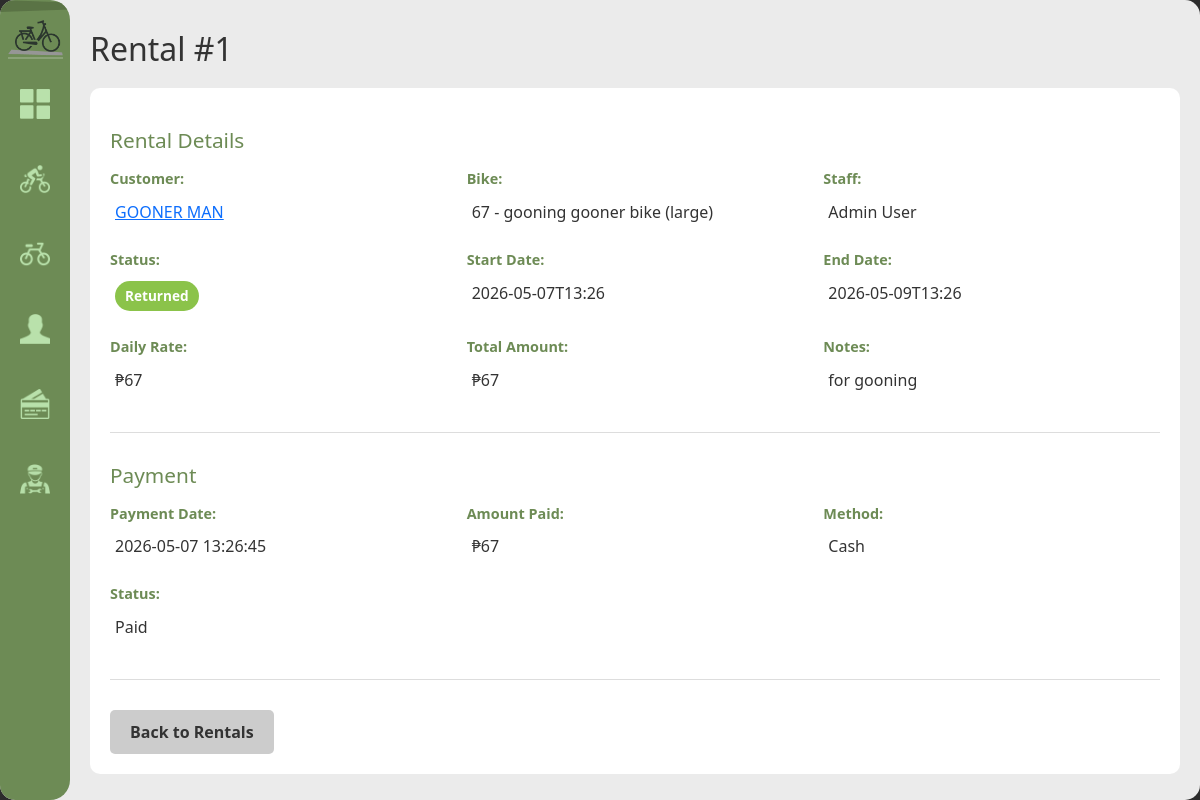
/rental/1, run on the app's committed database.
### tables this page shows
CREATE TABLE rental (
            rental_id INTEGER PRIMARY KEY AUTOINCREMENT,
            customer_id INTEGER NOT NULL REFERENCES customer(customer_id) ON UPDATE CASCADE ON DELETE RESTRICT,
            bike_id INTEGER NOT NULL REFERENCES bike(bike_id) ON UPDATE CASCADE ON DELETE RESTRICT,
            staff_id INTEGER NOT NULL REFERENCES staff(staff_id) ON UPDATE CASCADE ON DELETE RESTRICT,
            rental_start DATETIME NOT NULL DEFAULT(datetime('now','localtime')),
            rental_end DATETIME,
            rental_rate DECIMAL(8,2) NOT NULL,
            total_amount DECIMAL(8,2),
            notes TEXT,
            status TEXT NOT NULL DEFAULT 'active' CHECK(status IN('active','returned','overdue'))
        );

CREATE TABLE bike (
            bike_id INTEGER PRIMARY KEY AUTOINCREMENT,
            bike_code TEXT NOT NULL UNIQUE,
            brand TEXT NOT NULL, model TEXT NOT NULL,
            size TEXT NOT NULL CHECK(size IN('small','medium','large')),
            color TEXT NOT NULL,
            status TEXT NOT NULL DEFAULT 'available'
                CHECK(status IN('available','rented','under_maintenance')),
            date_added DATE NOT NULL DEFAULT(date('now','localtime'))
        );

CREATE TABLE payment (
            payment_id INTEGER PRIMARY KEY AUTOINCREMENT,
            rental_id INTEGER NOT NULL UNIQUE REFERENCES rental(rental_id) ON UPDATE CASCADE ON DELETE RESTRICT,
            payment_date DATETIME NOT NULL DEFAULT(datetime('now','localtime')),
            amount_paid DECIMAL(8,2) NOT NULL,
            payment_method TEXT NOT NULL CHECK(payment_method IN('cash','gcash','card')),
            payment_status TEXT NOT NULL DEFAULT 'paid' CHECK(payment_status IN('paid','pending','refunded'))
        );

### handlers/rentals_routes.py (the view, shortened to what this page needs)
@rentals_bp.route('/rental/<int:rid>', methods=['GET', 'POST'])
def rental_detail(rid):
    rental = database.get().get_rental(rid)
    payment = database.get().get_payment_for_rental(rid)
    return render_template('rental_detail.html', rental=rental, payment=payment)

### app.py (called while the page is built)
def get_sidebar_state():
    return request.cookies.get('sidebarState') == 'expanded'

@app.context_processor
def inject_sidebar_state():
    return dict(sidebar_expanded=get_sidebar_state())

### modules/database.py (called while the page is built)
def get():
    if not db: init()
    return db

    def get_rental(self, rid):
        r = self.conn.execute("SELECT r.*,c.first_name||' '||c.last_name AS customer_name,b.bike_code,b.brand,b.model,b.size,s.first_name||' '||s.last_name AS staff_name FROM rental r JOIN customer c ON r.customer_id=c.customer_id JOIN bike b ON r.bike_id=b.bike_id JOIN staff s ON r.staff_id=s.staff_id WHERE r.rental_id=?", (rid,)).fetchone()
        return dict(r) if r else None

    def get_payment_for_rental(self, rid):
        r = self.conn.execute("SELECT * FROM payment WHERE rental_id=?", (rid,)).fetchone()
        return dict(r) if r else None

### templates/rental_detail.html (shortened to what this page needs)
{% extends "base.html" %}
{% block content %}
<h1>Rental #{{ rental['rental_id'] }}</h1>
<div class="detail-container">
    <div class="detail-section">
        <h2>Rental Details</h2>
        <div class="detail-grid">
            <div class="detail-item">
                <span class="label">Customer:</span>
                <span class="value"><a href="{{ url_for('customers.customer_detail', cid=rental['customer_id']) }}">{{ rental['customer_name'] }}</a></span>
            </div>
            <div class="detail-item">
                <span class="label">Bike:</span>
                <span class="value">{{ rental['bike_code'] }} - {{ rental['brand'] }} {{ rental['model'] }} ({{ rental['size'] }})</span>
            </div>
            <div class="detail-item">
                <span class="label">Staff:</span>
                <span class="value">{{ rental['staff_name'] }}</span>
            </div>
            <div class="detail-item">
                <span class="label">Status:</span>
                <span class="value"><span class="status-badge status-{{ rental['status'] }}">{{ rental['status'].title() }}</span></span>
            </div>
            <div class="detail-item">
                <span class="label">Start Date:</span>
                <span class="value">{{ rental['rental_start'] }}</span>
            </div>
            <div class="detail-item">
                <span class="label">End Date:</span>
                <span class="value">{{ rental['rental_end'] or 'Not Returned' }}</span>
            </div>
            <div class="detail-item">
                <span class="label">Daily Rate:</span>
                <span class="value">₱{{ rental['rental_rate'] }}</span>
            </div>
            <div class="detail-item">
                <span class="label">Total Amount:</span>
                <span class="value">₱{{ rental['total_amount'] or 'Pending' }}</span>
            </div>
            <div class="detail-item">
                <span class="label">Notes:</span>
                <span class="value">{{ rental['notes'] or '-' }}</span>
            </div>
        </div>
    </div>
    {% if payment %}
    <div class="detail-section">
        <h2>Payment</h2>
        <div class="detail-grid">
            <div class="detail-item">
                <span class="label">Payment Date:</span>
                <span class="value">{{ payment['payment_date'] }}</span>
            </div>
            <div class="detail-item">
                <span class="label">Amount Paid:</span>
                <span class="value">₱{{ payment['amount_paid'] }}</span>
            </div>
            <div class="detail-item">
                <span class="label">Method:</span>
                <span class="value">{{ payment['payment_method'].title() }}</span>
            </div>
            <div class="detail-item">
                <span class="label">Status:</span>
                <span class="value">{{ payment['payment_status'].title() }}</span>
            </div>
        </div>
    </div>
    {% endif %}
    <a href="{{ url_for('rentals.rentals') }}" class="btn-secondary">Back to Rentals</a>
</div>
{% endblock %}

### static/style.css (style rules this page uses)
:root { --primary-green: #6D8B55; --secondary-green: #566d42; --bg-light: #EBEBEB; --white: #FFFFFF; --sidebar-collapsed: 70px; --sidebar-expanded: 165px; }
body { margin: 0; font-family: 'Segoe UI', Tahoma, Geneva, Verdana, sans-serif; background-color: #2C2C2C; }
.btn-primary, .btn-secondary, button[type="submit"] { padding: 10px 20px; border: none; border-radius: 5px; cursor: pointer; font-weight: bold; text-decoration: none; display: inline-block; transition: all 0.3s ease; }
.btn-secondary { background-color: #ccc; color: #333; }
.detail-container { background: white; padding: 20px; border-radius: 10px; margin-bottom: 20px; }
.detail-section { margin-bottom: 30px; padding-bottom: 20px; border-bottom: 1px solid #ddd; }
.detail-grid { display: grid; grid-template-columns: repeat(auto-fit, minmax(250px, 1fr)); gap: 20px; margin: 15px 0; }
.detail-item { display: flex; flex-direction: column; gap: 5px; }
.detail-item .label { font-weight: bold; color: var(--primary-green); font-size: 0.9rem; }
.detail-item .value { color: #333; padding: 5px; }
.status-badge { display: inline-block; padding: 5px 10px; border-radius: 20px; font-size: 0.85rem; font-weight: bold; }
.status-badge.status-returned { background-color: #8BC34A; color: white; }
h1, h2 { color: #333; margin: 10px 0; }
h1 { font-size: 2rem; margin-bottom: 20px; }
h2 { font-size: 1.3rem; color: var(--primary-green); margin-top: 20px; margin-bottom: 15px; }

### data on the page
rental: rental_id "1", status "Returned", rental_start "2026-05-07T13:26", rental_end "2026-05-09T13:26", rental_rate "67", total_amount "67", notes "for gooning"
bike: bike_code "67", brand "gooning", model "gooner bike", size "large"
payment: payment_date "2026-05-07 13:26:45", amount_paid "67", payment_method "Cash", payment_status "Paid"

### other printed values
{{ rental['customer_name'] }} "GOONER MAN"
{{ rental['staff_name'] }} "Admin User"
